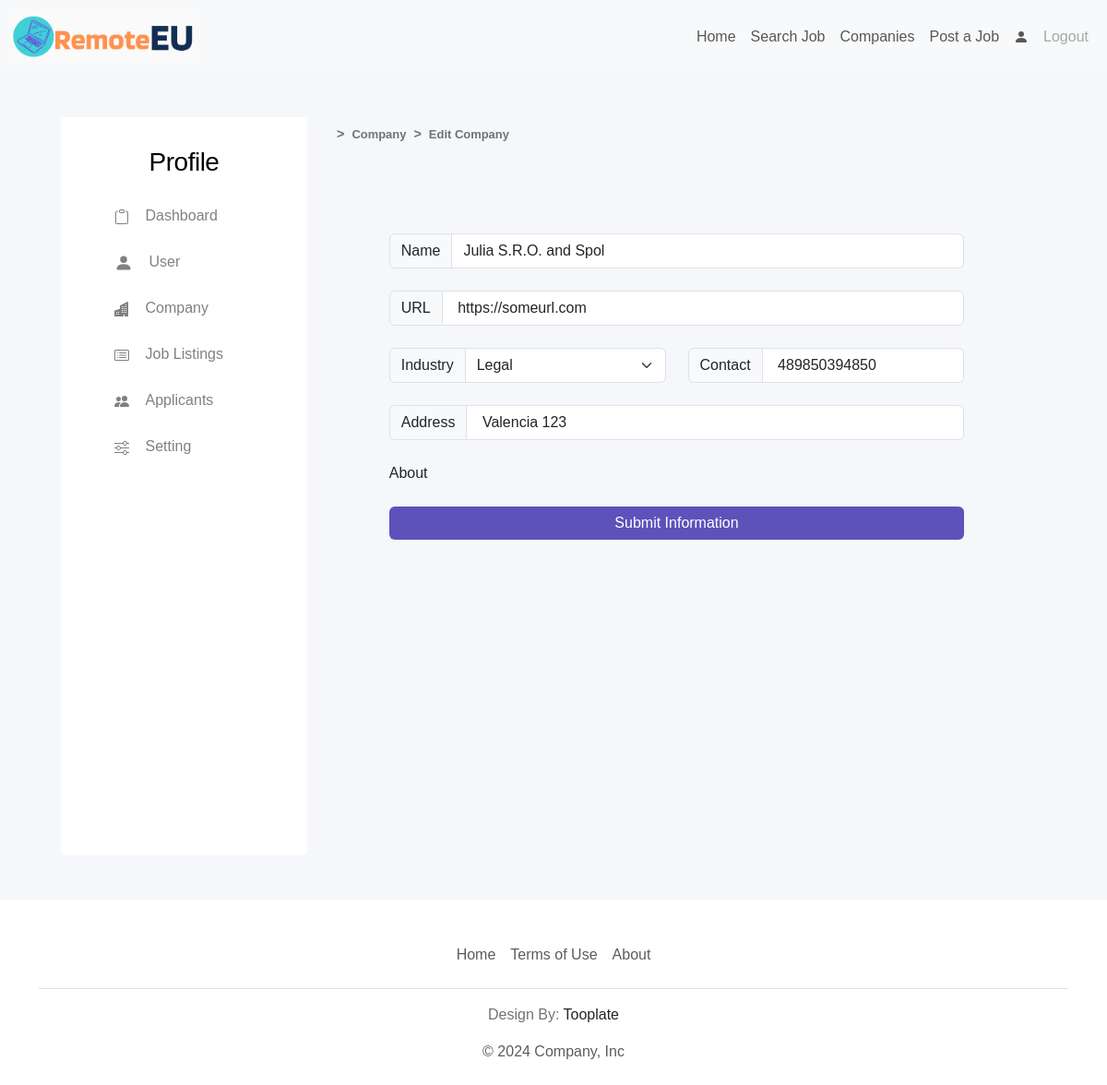
Screenshot of /prifile/edit/company (signed in) with the database file from the repository.
### tables.py (models this page shows, shortened)
class Company(db.Model):
    id: Mapped[int] = mapped_column(Integer, primary_key=True)
    name: Mapped[str] = mapped_column(String(100))
    name_slug: Mapped[str] = mapped_column(String(100))
    url: Mapped[str] = mapped_column(String(300))
    industry: Mapped[str] = mapped_column(String(100))
    about: Mapped[str] = mapped_column(String(1000))
    contact: Mapped[str] = mapped_column(String(100))
    num_of_jobs: Mapped[int] = mapped_column(Integer)
    num_of_hidden_jobs: Mapped[int] = mapped_column(Integer)
    address: Mapped[str] = mapped_column(String(100))
    administrator_id: Mapped[int] = mapped_column(Integer, ForeignKey(User1.id))

### main.py (the view, shortened to what this page needs)
@app.route('/prifile/edit/company', methods=['GET', 'POST'])
@login_required
def edit_company():
        existing_company = Company.query.filter_by(administrator_id=current_user.id).first()
        company_form = CompanyForm()
        print(existing_company.industry)
        return render_template('profile/edit_company.html',
                               form=company_form,
                               existing_company=existing_company,
                               industries=company_industries_full,
                               current_user=current_user,
                               logged_in = current_user.is_authenticated)

### forms.py
class CompanyForm(FlaskForm):
    name = StringField(u"Company Name", validators=[Length(max=100)])
    url = StringField(u"Company URL", validators=[Length(max=300)])
    industry = SelectField(u"Industry", validators=[DataRequired()], choices=company_industries_full, coerce=str)
    contact = StringField(u"Contact", validators=[Length(max=100)])
    address = StringField(u"Address", validators=[Length(max=100)])
    about = CKEditorField(u"About", validators=[Length(max=1000)])
    submit = SubmitField(label='Submit Information')

### main.py (called while the page is built)
@login_manager.user_loader
def load_user(user_id):
    return db.get_or_404(User1, user_id)

### templates/profile/edit_company.html (shortened to what this page needs)
{% extends "base_profile.html" %}
{% from 'bootstrap5/form.html' import render_form %}
{% block profile_content %}
<section>
    <div class="container">
        <div id="breadcrumbs" class="d-flex mt-2">
            <p class="mx-2"><b>></b></p>
            <a href="{{ url_for('company_p') }}"><p><b>Company</b></p></a>
            <p class="mx-2"><b>></b></p>
            <a href="{{ url_for('edit_company') }}"><p><b>Edit Company</b></p></a>
        </div>
        <div class="row d-flex justify-content-center mb-3 mt-5 pt-5">
            <div class="col-lg-10 col-md-12 col-sm-12">
                <form class="edit_form" method="POST" action="{{ url_for('edit_company') }}">
                    <div class="row d-flex justify-content-center mb-4">
                        <div class="input-group">
                            <span class="input-group-text" id="basic-addon1">Name</span>
                            {{ form.name(value=existing_company.name, class_="form-control") }}
                        </div>
                    </div>
                    <div class="row d-flex justify-content-center mb-4">
                        <div class="input-group">
                            <span class="input-group-text" id="basic-addon1">URL</span>
                            {{ form.url(value=existing_company.url, class_="form-control") }}
                        </div>
                    </div>
                    <div class="row d-flex justify-content-center">
                        <div class="col-lg-6 col-md-6 col-sm-12 mb-4">
                            <div class="input-group">
                                <span class="input-group-text" id="basic-addon1">Industry</span>
                                <select name="industry" id="industry" class="form-control form-select">
                                    {% for industry in industries %}
                                        {% if existing_company.industry == industry %}
                                            <option selected>{{ industry }}</option>
                                        {% else %}
                                            <option>{{ industry }}</option>
                                        {% endif %}
                                    {% endfor %}
                                </select>
                            </div>
                        </div>
                        <div class="col-lg-6 col-md-6 col-sm-12 mb-4">
                            <div class="input-group">
                                <span class="input-group-text" id="basic-addon1">Contact</span>
                                {{ form.contact(value=existing_company.contact, class_="form-control") }}
                            </div>
                        </div>
                    </div>
                    <div class="row d-flex justify-content-center mb-4">
                        <div class="input-group">
                            <span class="input-group-text" id="basic-addon1">Address</span>
                            {{ form.address(value=existing_company.address, class_="form-control") }}
                        </div>
                    </div>
                    {{ form.about.label(class="form-label") }}
                    <br>
                    <br>
                    {{ form.submit(class="primary-btn form-control") }}
                </form>
            </div>
        </div>
    </div>
</section>
{% endblock %}

### static/css/styles.css (style rules this page uses)
:root { --white-color: #ffffff; --primary-color: #5d52ba; --secondary-color: #0dcaf0; --section-bg-color: #f0f8ff; --section-bg-color2: #f5f7fa; --custom-btn-bg-color: #f65129; --social-icon-link-bg-color: #7f73eb; --dark-color: #000000; --p-color: #717275; --border-color: #e9eaeb; --body-font-family: 'League Spartan', sans-serif; }
body { background-color: var(--white-color); font-family: var(--body-font-family); }
p { color: var(--p-color); font-size: var(--p-font-size); font-weight: var(--font-weight-light); }
a { text-decoration: none; }
section { background-color: var(--section-bg-color2); }
.primary-btn { background: var(--primary-color); border: none; color: var(--white-color); font-size: var(--p-font-size); font-weight: var(--font-weight-normal); transition: all 0.3s; margin-bottom: 24px; }
.form-label { margin-bottom: 0; }
#breadcrumbs { margin-bottom: 10px; }
#breadcrumbs a { transition-duration: 200ms; border-radius: 5px; color: grey; text-decoration: none; }
#breadcrumbs a, #breadcrumbs p { font-size: 0.9em; font-weight: 600; margin-top: auto; margin-bottom: auto; }

### rows the page displays
Company: name "Julia S.R.O. and Spol", url "https://someurl.com", industry "Legal", contact "489850394850", address "Valencia 123"
